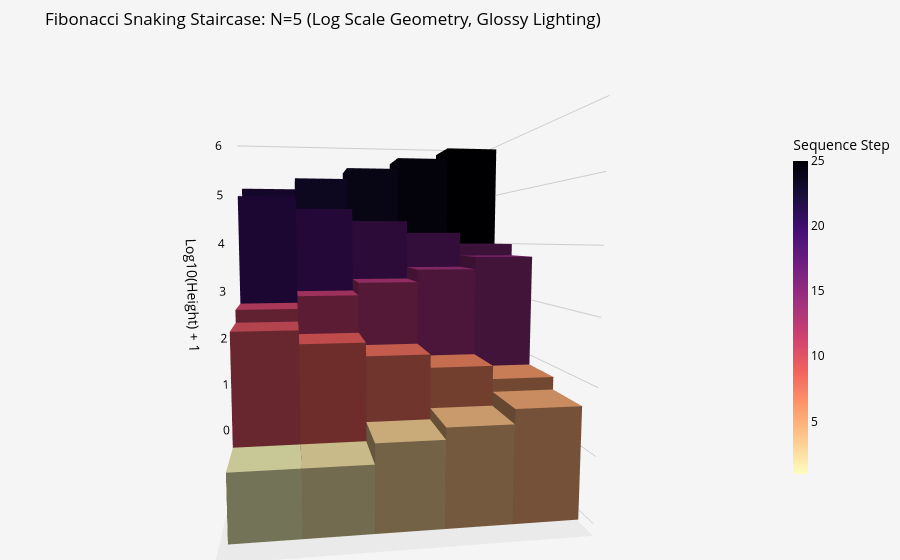

Notebook code for this chart:
### Code cell
import numpy as np
import plotly.graph_objects as go
import sys

def generate_fibonacci(count):
    """Generates the first 'count' Fibonacci numbers using float64 to delay overflow."""
    fibs = np.zeros(count, dtype=np.float64)
    if count > 0: fibs[0] = 1
    if count > 1: fibs[1] = 1
    for i in range(2, count):
        fibs[i] = fibs[i-1] + fibs[i-2]
    return fibs

def create_snaking_grids(N):
    """
    Returns TWO grids:
    1. h_grid: The actual Fibonacci heights.
    2. color_grid: The sequence index (1 to N^2) for a perfectly even color gradient.
    """
    total_numbers = N**2
    fibs = generate_fibonacci(total_numbers)
    h_grid = np.zeros((N, N), dtype=np.float64)
    color_grid = np.zeros((N, N), dtype=np.float64)
    
    idx = 0
    # Loop from bottom row (y=0) to top row (y=N-1)
    for y in range(N):
        if y % 2 == 0:
            # Even rows: Left to right
            for x in range(N):
                h_grid[y, x] = fibs[idx]
                color_grid[y, x] = idx + 1 # Step index starts at 1
                idx += 1
        else:
            # Odd rows: Right to left
            for x in range(N-1, -1, -1):
                h_grid[y, x] = fibs[idx]
                color_grid[y, x] = idx + 1
                idx += 1
                
    return h_grid, color_grid

def build_voxel_mesh(h, c):
    """
    Constructs a 3D blocky mesh. Geometry is log-scaled from 'h', color comes from 'c'.
    """
    N = h.shape[0]
    vertices = []
    i_faces, j_faces, k_faces = [], [], []
    vertex_colors = []
    
    v_idx = 0
    for y in range(N):
        for x in range(N):
            H = h[y, x]
            C = c[y, x] # Fetch the perfectly uniform sequence index
            
            # Define block boundaries
            x0, x1 = x - 0.5, x + 0.5
            y0, y1 = y - 0.5, y + 0.5
            
            # MATH BRILLIANCE: Log scale the geometry! 
            # We add 1 so that F_n=1 doesn't have a height of 0.
            z0 = 0
            z1 = np.log10(H) + 1 if H > 0 else 0
            
            # 8 vertices of the cube/step
            box_verts = [
                [x0, y0, z0], [x1, y0, z0], [x1, y1, z0], [x0, y1, z0], # Bottom 4
                [x0, y0, z1], [x1, y0, z1], [x1, y1, z1], [x0, y1, z1]  # Top 4
            ]
            vertices.extend(box_verts)
            
            # Apply the sequence index value to all 8 vertices of this block
            vertex_colors.extend([C] * 8)
            
            # 12 triangles (2 per face of the cube)
            faces = [
                [0, 1, 2], [0, 2, 3], # Bottom
                [4, 5, 6], [4, 6, 7], # Top
                [0, 1, 5], [0, 5, 4], # Front
                [2, 3, 7], [2, 7, 6], # Back
                [0, 3, 7], [0, 7, 4], # Left
                [1, 2, 6], [1, 6, 5]  # Right
            ]
            
            for tri in faces:
                i_faces.append(tri[0] + v_idx)
                j_faces.append(tri[1] + v_idx)
                k_faces.append(tri[2] + v_idx)
                
            v_idx += 8
            
    vx, vy, vz = zip(*vertices)
    return vx, vy, vz, i_faces, j_faces, k_faces, vertex_colors

def plot_interactive_staircase(N):
    """Renders the grid into an interactive Plotly HTML."""
    
    # Generate both grids
    h_grid, c_grid = create_snaking_grids(N)
    vx, vy, vz, i_faces, j_faces, k_faces, vertex_colors = build_voxel_mesh(h_grid, c_grid)

    mesh = go.Mesh3d(
        x=vx, y=vy, z=vz,
        i=i_faces, j=j_faces, k=k_faces,
        intensity=vertex_colors,
        colorscale='Magma_r',     
        intensitymode='vertex',
        flatshading=True,         
        showscale=True,
        colorbar=dict(
            title=dict(text="Sequence Step", font=dict(color="black")), 
            thickness=15, 
            len=0.7, 
            tickfont=dict(color="black") 
        ),
        # SHIMMER EFFECT: High specular, low roughness, plus fresnel
        lighting=dict(
            ambient=0.4, 
            diffuse=0.8, 
            specular=1.5, 
            roughness=0.1, 
            fresnel=0.2
        )
    )
    
    fig = go.Figure(data=[mesh])
    
    fig.update_layout(
        title=f"Fibonacci Snaking Staircase: N={N} (Log Scale Geometry, Glossy Lighting)",
        scene=dict(
            xaxis=dict(title="X", visible=False),
            yaxis=dict(title="Y", visible=False),
            zaxis=dict(title="Log10(Height) + 1", backgroundcolor='#EAEAEA', gridcolor='#CCCCCC'),
            # We unconstrain the Z aspect ratio slightly so the linear staircase can stretch naturally
            aspectmode='auto'
        ),
        margin=dict(l=0, r=0, b=0, t=50),
        paper_bgcolor='#F5F5F5', 
        font=dict(color='black') 
    )
    
    filename = f"Fibonacci_Staircase_Log_N{N}.html"
    fig.write_html(filename)
    print(f"\nSuccess! Saved interactive 3D plot to: {filename}")
    
    try:
        get_ipython()
        fig.show()
    except NameError:
        pass

# --- INTERACTIVE EXECUTION ---
if __name__ == "__main__":
    raw_input = input("Enter the grid size N (e.g., 5): ")
    
    try:
        clean_input = raw_input.strip().strip('"').strip("'")
        N = int(float(clean_input))
        
        if N <= 0:
            print("Please enter a positive integer.")
        elif N > 30:
            print(f"Warning: N={N} requires calculating Fibonacci numbers up to index {N**2}.")
            print("This exceeds standard float limitations. Capping N at 30.")
            N = 30
        else:    
            print(f"Generating an {N}x{N} log-scaled snaking staircase...")
            plot_interactive_staircase(N)
            
    except ValueError as e:
        print(f"System Error: {e}")
        print("Python could not recognize that input as a number.")

### Figure 1 — Plotly figure (JSON) as saved in the notebook; plotly's stock layout.template omitted (floating-point values rounded to 4 significant figures; data arrays with more than 128 entries replaced by an {"elided": "..."} marker saying what was removed)
{"data": [{"colorbar": {"len": 0.7, "thickness": 15, "tickfont": {"color": "black"}, "title": {"font": {"color": "black"}, "text": "Sequence Step"}}, "colorscale": [[0, "#fcfdbf"], [0.1111, "#feca8d"], [0.2222, "#fd9668"], [0.3333, "#f1605d"], [0.4444, "#cd4071"], [0.5556, "#9e2f7f"], [0.6667, "#721f81"], [0.7778, "#440f76"], [0.8889, "#180f3d"], [1, "#000004"]], "flatshading": true, "i": {"elided": "300 int values"}, "intensity": {"elided": "200 int values"}, "intensitymode": "vertex", "j": {"elided": "300 int values"}, "k": {"elided": "300 int values"}, "lighting": {"ambient": 0.4, "diffuse": 0.8, "fresnel": 0.2, "roughness": 0.1, "specular": 1.5}, "showscale": true, "type": "mesh3d", "x": {"elided": "200 float values"}, "y": {"elided": "200 float values"}, "z": {"elided": "200 float values"}}], "layout": {"autosize": true, "font": {"color": "black"}, "margin": {"b": 0, "l": 0, "r": 0, "t": 50}, "paper_bgcolor": "#F5F5F5", "scene": {"aspectmode": "auto", "aspectratio": {"x": 0.9477, "y": 0.9477, "z": 1.114}, "camera": {"center": {"x": 0, "y": 0, "z": 0}, "eye": {"x": -0.285, "y": -1.894, "z": 0.2026}, "projection": {"type": "perspective"}, "up": {"x": 0, "y": 0, "z": 1}}, "xaxis": {"title": {"text": "X"}, "type": "linear", "visible": false}, "yaxis": {"title": {"text": "Y"}, "type": "linear", "visible": false}, "zaxis": {"backgroundcolor": "#EAEAEA", "gridcolor": "#CCCCCC", "title": {"text": "Log10(Height) + 1"}, "type": "linear"}}, "title": {"text": "Fibonacci Snaking Staircase: N=5 (Log Scale Geometry, Glossy Lighting)"}}}
